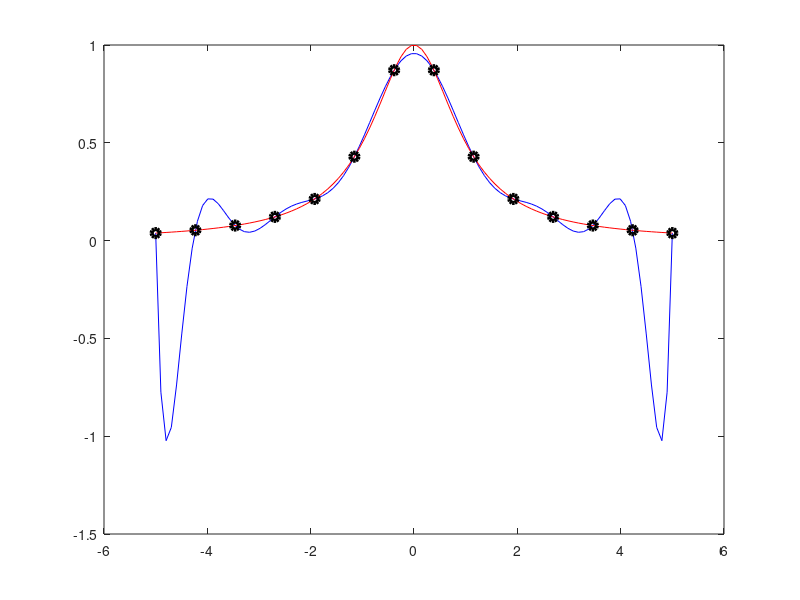

Write MATLAB code to recreate this figure.
a=-5;
b=5;
f=@(x) 1./(1+x.^2);
z=linspace(a,b);
fz=f(z);
for n=5:4:13
    x=linspace(a,b,n+1); %nodi equisp
    %t =cos((2*(1:n+1)-1)*pi/(2*(n+1))); x=(b-a)/2*t+(b+a)/2; %nodi
    %Chebyshev traslati
    y= f(x);
    c=polyfit(x,y,n); %trova i 
    p=polyval(c,z);
    plot(z,p,'b',z,fz,'r',x,y,'ko','linewidth',3)
    pause
end
